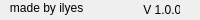
           <widget class="QWidget" name="footer" native="true">
            <property name="sizePolicy">
             <sizepolicy hsizetype="Expanding" vsizetype="Preferred">
              <horstretch>0</horstretch>
              <verstretch>0</verstretch>
             </sizepolicy>
            </property>
            <property name="minimumSize">
             <size>
              <width>0</width>
              <height>20</height>
             </size>
            </property>
            <property name="maximumSize">
             <size>
              <width>16777215</width>
              <height>20</height>
             </size>
            </property>
            <layout class="QHBoxLayout" name="horizontalLayout_39">
             <property name="spacing">
              <number>0</number>
             </property>
             <property name="leftMargin">
              <number>0</number>
             </property>
             <property name="topMargin">
              <number>0</number>
             </property>
             <property name="rightMargin">
              <number>0</number>
             </property>
             <property name="bottomMargin">
              <number>0</number>
             </property>
             <item>
              <widget class="QWidget" name="widget_4" native="true">
               <widget class="QLabel" name="label_2">
                <property name="geometry">
                 <rect>
                  <x>0</x>
                  <y>0</y>
                  <width>131</width>
                  <height>16</height>
                 </rect>
                </property>
                <property name="text">
                 <string>   made by ilyes</string>
                </property>
               </widget>
              </widget>
             </item>
             <item>
              <widget class="QWidget" name="widget_10" native="true">
               <property name="maximumSize">
                <size>
                 <width>100</width>
                 <height>16777215</height>
                </size>
               </property>
               <layout class="QHBoxLayout" name="horizontalLayout_40">
                <property name="spacing">
                 <number>0</number>
                </property>
                <property name="leftMargin">
                 <number>0</number>
                </property>
                <property name="topMargin">
                 <number>0</number>
                </property>
                <property name="rightMargin">
                 <number>0</number>
                </property>
                <property name="bottomMargin">
                 <number>0</number>
                </property>
                <item>
                 <widget class="QLabel" name="label_4">
                  <property name="maximumSize">
                   <size>
                    <width>80</width>
                    <height>16777215</height>
                   </size>
                  </property>
                  <property name="text">
                   <string>             V 1.0.0</string>
                  </property>
                 </widget>
                </item>
                <item>
                 <widget class="QWidget" name="size_grip_widget" native="true">
                  <property name="maximumSize">
                   <size>
                    <width>20</width>
                    <height>16777215</height>
                   </size>
                  </property>
                 </widget>
                </item>
               </layout>
              </widget>
             </item>
            </layout>
           </widget>
